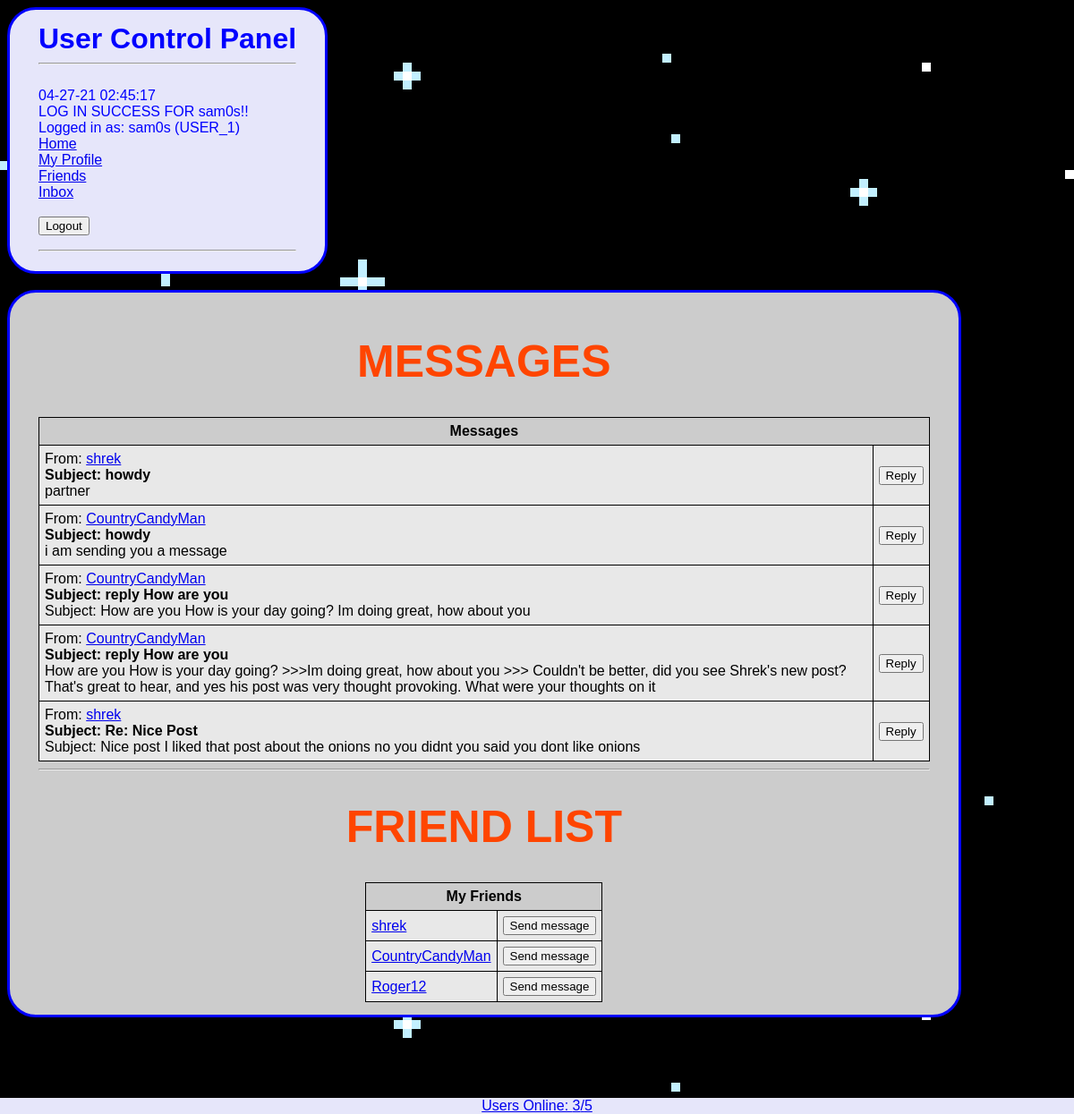
/messenger.php (signed in), run on the app's committed database.
### tables this page shows
CREATE TABLE "Messages" (
	"Sender"	INTEGER,
	"Receiver"	INTEGER,
	"Subject"	TEXT,
	"Message"	TEXT
);

CREATE TABLE "Users" (
	"Username"	TEXT UNIQUE,
	"Password"	TEXT,
	"Logins"	INTEGER,
	"ID"	INTEGER UNIQUE,
	"Created"	TEXT,
	"LastLogin"	TEXT,
	"LoggedIn"	INTEGER,
	"pfpUrl"	TEXT,
	"Bio"	TEXT DEFAULT 'None yet.',
	PRIMARY KEY("ID" AUTOINCREMENT)
);

CREATE TABLE "FriendLinks" (
	"ID1"	INTEGER NOT NULL,
	"ID2"	INTEGER NOT NULL ,
	"STATUS"	INTEGER DEFAULT 0,
	UNIQUE(ID1, ID2)
);

### messenger.php (the view, shortened to what this page needs)
<?php
include 'login.php';
?>
<div style = 'width:90%;'>
<center>
<h1> MESSAGES </h1>
<?php
$uid = $_SESSION["id"];
$mymessages = $db->query("SELECT * FROM Messages WHERE Receiver=$uid;");
echo "<table><tr><th colspan='2'>Messages</th><tr>";
while($msg = $mymessages->fetchArray()){
  $uName = $db->query("SELECT * FROM Users WHERE ID=$msg[0];")->fetchArray()[0];
  echo "<tr><td>From: <a href='profile.php?profile=$msg[0]'>$uName</a><br><b>Subject: $msg[2]</b><br>$msg[3]</td><td><a href='smsg.php?frm=$uid&to=$msg[0]'><button>Reply</button></a></td></tr>";
}
echo "</table>";
$myfriends = $db->query("SELECT * FROM FriendLinks WHERE STATUS = 100 and (ID2 = $uid OR ID1 = $uid);");
?>
<hr>
<h1> FRIEND LIST </h1>
<table>
<?php
echo "<tr><th colspan='2'>My Friends</th></tr>";
while($row = $myfriends->fetchArray()){
  $uName = $db->query("SELECT * FROM Users WHERE ID=$row[0];")->fetchArray();
  $fid=$row[0];
  if($row[0]==$uid){
    $uName = $db->query("SELECT * FROM Users WHERE ID=$row[1];")->fetchArray();
    $fid=$row[1];
  }
  echo "<tr><td><a href='profile.php?profile=$fid'>$uName[0]</a> </td><td><a href='smsg.php?frm=$uid&to=$fid'><button>Send message</button></a></td></tr>";
}
 ?>
</table>
</div>

### styles.css (style rules this page uses)
* { box-sizing: border-box; font-family: Arial, Helvetica, sans-serif; }
h1 { color: orangered; font-size: 50px; }
div { color: blue; background:#ccc; border-radius: 32px; border-style: solid; padding: 14px 32px; width: fit-content; block-size: fit-content; }
table { border: 1px solid black; border-collapse: collapse; background: #e8e8e8; }
th { border: 1px solid black; padding: 6px; font-weight: bold; background: #ccc; }
td { border: 1px solid black; padding: 6px; }

### data on the page
messages: Sender.Username "shrek", Subject "howdy", Message "partner"
messages: Sender.Username "CountryCandyMan", Subject "howdy", Message "i am sending you a message"
messages: Sender.Username "CountryCandyMan", Subject "reply How are you", Message "Subject: How are you How is your day going? Im doing great, how about you"
messages: Sender.Username "CountryCandyMan", Subject "reply How are you", Message "How are you How is your day going? >>>Im doing great, how about you >>> Couldn't be better, did you see Shrek's new post? That's great to hear, and yes his post was very thought provoking. What were your thoughts on it"
messages: Sender.Username "shrek", Subject "Re: Nice Post", Message "Subject: Nice post I liked that post about the onions no you didnt you said you dont like onions"
friendlinks: users.Username "shrek"
friendlinks: users.Username "CountryCandyMan"
friendlinks: users.Username "Roger12"

### other printed values
$_SESSION["message"] "LOG IN SUCCESS FOR sam0s!!"
$_SESSION["user"] "sam0s"
$_SESSION["id"] "1"
$uonline "3"
$utotal "5"
